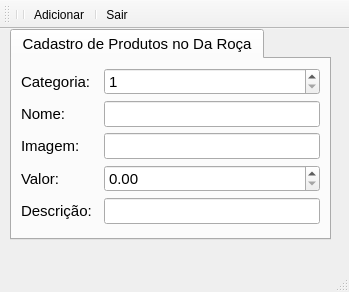
<?xml version="1.0" encoding="UTF-8"?>
<ui version="4.0">
 <class>DRprods</class>
 <widget class="QMainWindow" name="DRprods">
  <property name="geometry">
   <rect>
    <x>0</x>
    <y>0</y>
    <width>349</width>
    <height>292</height>
   </rect>
  </property>
  <property name="font">
   <font>
    <stylestrategy>PreferAntialias</stylestrategy>
   </font>
  </property>
  <property name="windowTitle">
   <string>Cadastro de Departamentos</string>
  </property>
  <widget class="QWidget" name="centralwidget">
   <widget class="QTabWidget" name="abas">
    <property name="geometry">
     <rect>
      <x>10</x>
      <y>0</y>
      <width>321</width>
      <height>211</height>
     </rect>
    </property>
    <property name="font">
     <font>
      <pointsize>11</pointsize>
     </font>
    </property>
    <property name="currentIndex">
     <number>0</number>
    </property>
    <widget class="QWidget" name="tabCadastro">
     <attribute name="icon">
      <iconset resource="recursos.qrc">
       <normaloff>:/depto/COPY.BMP</normaloff>:/depto/COPY.BMP</iconset>
     </attribute>
     <attribute name="title">
      <string>Cadastro de Produtos no Da Roça</string>
     </attribute>
     <attribute name="toolTip">
      <string>Cadastro de Produtos no SQL do Da Roça</string>
     </attribute>
     <layout class="QGridLayout" name="gridLayout">
      <item row="4" column="2">
       <widget class="QLineEdit" name="descProd">
        <property name="maxLength">
         <number>20</number>
        </property>
       </widget>
      </item>
      <item row="0" column="0" colspan="2">
       <widget class="QLabel" name="label">
        <property name="text">
         <string>Categoria:</string>
        </property>
       </widget>
      </item>
      <item row="3" column="2">
       <widget class="QDoubleSpinBox" name="valorProd"/>
      </item>
      <item row="1" column="2">
       <widget class="QLineEdit" name="nomeProd">
        <property name="maxLength">
         <number>20</number>
        </property>
       </widget>
      </item>
      <item row="1" column="0">
       <widget class="QLabel" name="label_2">
        <property name="text">
         <string>Nome:</string>
        </property>
       </widget>
      </item>
      <item row="3" column="0">
       <widget class="QLabel" name="label_4">
        <property name="text">
         <string>Valor:</string>
        </property>
       </widget>
      </item>
      <item row="2" column="0" colspan="2">
       <widget class="QLabel" name="label_3">
        <property name="text">
         <string>Imagem:</string>
        </property>
       </widget>
      </item>
      <item row="2" column="2">
       <widget class="QLineEdit" name="imgProd">
        <property name="maxLength">
         <number>11</number>
        </property>
       </widget>
      </item>
      <item row="4" column="0">
       <widget class="QLabel" name="label_5">
        <property name="text">
         <string>Descrição:</string>
        </property>
       </widget>
      </item>
      <item row="0" column="2">
       <widget class="QSpinBox" name="categProd">
        <property name="minimum">
         <number>1</number>
        </property>
       </widget>
      </item>
     </layout>
    </widget>
   </widget>
  </widget>
  <widget class="QStatusBar" name="statusbar"/>
  <widget class="QToolBar" name="toolBar">
   <property name="windowTitle">
    <string>toolBar</string>
   </property>
   <property name="toolButtonStyle">
    <enum>Qt::ToolButtonTextUnderIcon</enum>
   </property>
   <attribute name="toolBarArea">
    <enum>TopToolBarArea</enum>
   </attribute>
   <attribute name="toolBarBreak">
    <bool>false</bool>
   </attribute>
   <addaction name="separator"/>
   <addaction name="separator"/>
   <addaction name="action_Salvar"/>
   <addaction name="separator"/>
   <addaction name="action_Sair"/>
  </widget>
  <action name="action_Salvar">
   <property name="icon">
    <iconset resource="recursos.qrc">
     <normaloff>:/depto/Save.bmp</normaloff>:/depto/Save.bmp</iconset>
   </property>
   <property name="text">
    <string>&amp;Salvar</string>
   </property>
   <property name="iconText">
    <string>Adicionar</string>
   </property>
   <property name="toolTip">
    <string>Grava o registro atual no banco de dados</string>
   </property>
   <property name="font">
    <font>
     <kerning>false</kerning>
    </font>
   </property>
  </action>
  <action name="action_Sair">
   <property name="icon">
    <iconset resource="recursos.qrc">
     <normaloff>:/depto/CLOSE1.BMP</normaloff>:/depto/CLOSE1.BMP</iconset>
   </property>
   <property name="text">
    <string>Sai&amp;r</string>
   </property>
   <property name="toolTip">
    <string>Fecha a conexão, salva dados e fecha o formulário</string>
   </property>
  </action>
 </widget>
 <resources>
  <include location="recursos.qrc"/>
 </resources>
 <connections/>
</ui>
